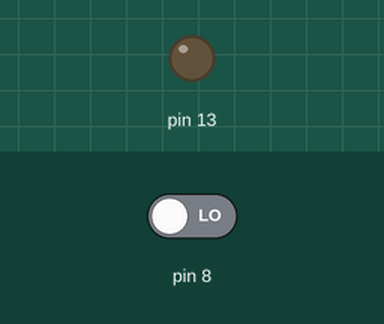
Recording of a sketch running on a simulated Arduino Uno, built with avr-gcc and run on an emulated ATmega328P. Shown: output pins drawn as LEDs (lit = HIGH). Inputs (shaded band) come from the test bench; at power-on: pin 8 LOW.

Above: at 1.2 s.
1.3 s: pin 8 driven HIGH
At 1.9 s:
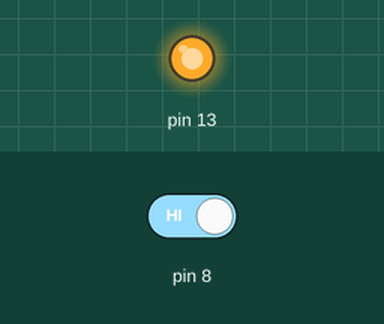
2.8 s: pin 8 driven LOW
At 3.1 s:
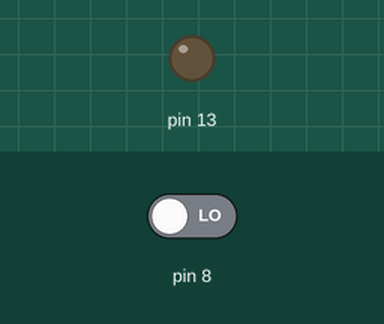
Timing chart, 0 to 5.8 s (numbered marks = the images above; inputs shaded):
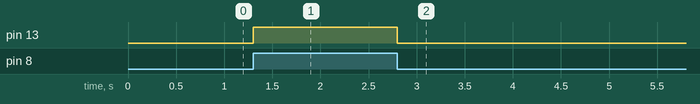

Measured:
- after the input at 1.3 s, pin 13: LOW → HIGH at once
- after the input at 2.8 s, pin 13: HIGH → LOW at once

The sketch:

1a.ino
```cpp
void setup() {

  pinMode(8, INPUT);

  pinMode(13, OUTPUT);

}

void loop() {

  if ( digitalRead(8) )
  {
    digitalWrite(13, HIGH);

  }
  else
  { digitalWrite(13, LOW);
  }

}
```
